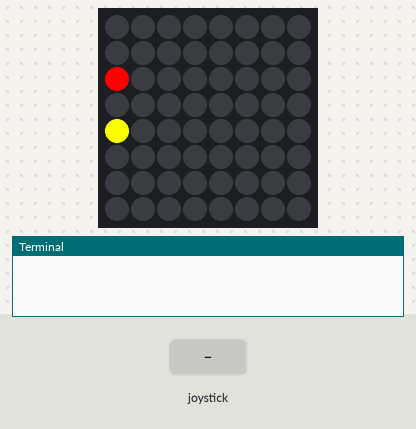
Bench run of a program on a simulated Raspberry Pi (BCM pin numbers) with a Sense HAT. On the bench: the Sense HAT's 8×8 RGB LED matrix, the last lines printed to the terminal. The test bench sets the inputs (shaded band).

Above: at 5.6 s.
5.7 s: joystick pushed up
At 12.12 s:
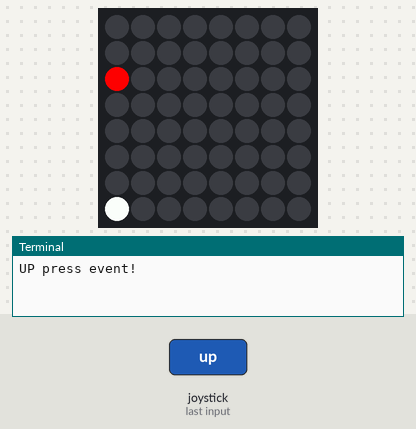
At 16.8 s:
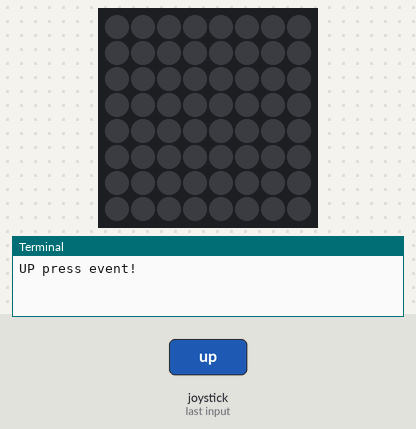
Timing chart, 0 to 17.5 s (numbered marks = the images above; inputs shaded):
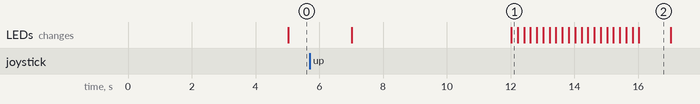

Measured:
- after the input at 5.7 s, the LEDs: first differ from a run without the input after 6.3 s (image 1)

The program:

ch6_senHatTraffic.py
```python
from sense_hat import SenseHat
from time import sleep

upPushed=0
sense = SenseHat()
sense.clear()


def processUp(event):
    global upPushed
    if event.direction=="up" and event.action=="pressed" :
        print("UP press event!")
        upPushed=1
#    elif event.direction=="up" and event.action=="held" :
#        print("UP held event!")


sense.stick.direction_up = processUp

while True:
    if upPushed==0:
        sense.set_pixel(0, 2, (255, 0, 0))     #red
        sleep(5)
        sense.set_pixel(0, 4, (255, 255, 0))     #yellow
        sleep(2)
        sense.set_pixel(0, 2, (0, 0, 0))     #set blank
        sense.set_pixel(0, 4, (0, 0, 0))     #set blank
        sense.set_pixel(0, 6, (0, 255, 0))     #green
        sleep(5)
        sense.set_pixel(0, 6, (0, 0, 0))     #green
    else:
        sense.set_pixel(0, 2, (255, 0, 0))     #red
        for i in range(10):
            sense.set_pixel(0, 7, (255, 255, 255))     #white
            sleep(0.2)
            sense.set_pixel(0, 7, (0, 0, 0))
            sleep(0.2)
        sense.set_pixel(0, 2, (0, 0, 0))     #red
        sleep(1)     #add
        upPushed=0
```
